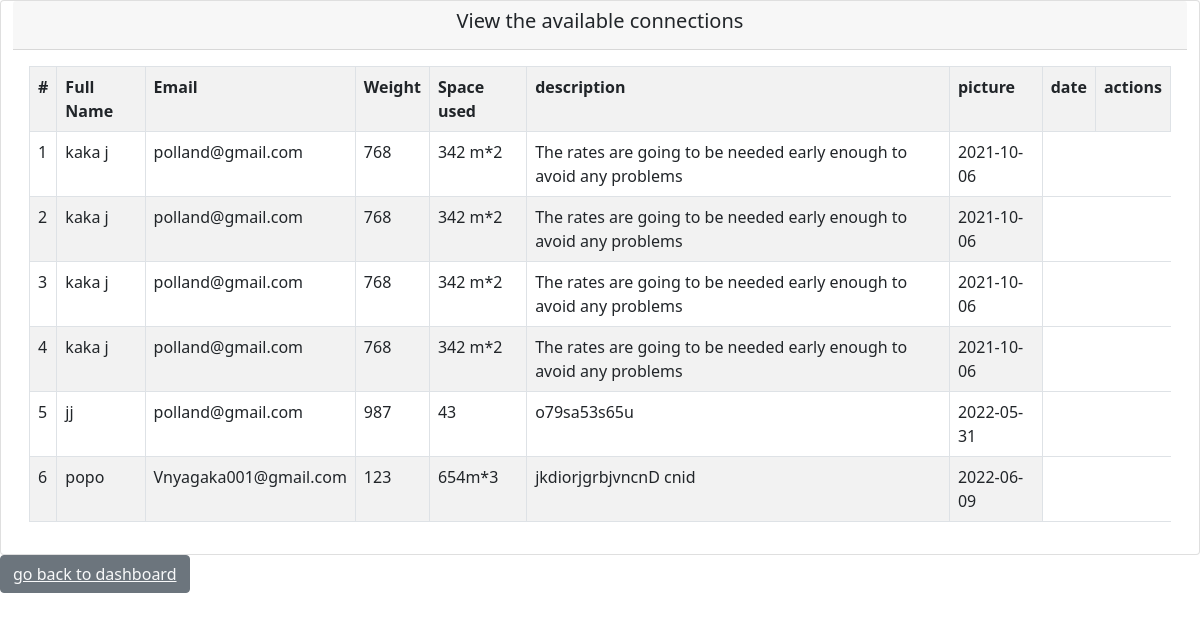
/php/handlesearchconnect.php (signed in), run on the app's committed database.
### tables this page shows
CREATE TABLE `connectclients` (
  `id` int(10) NOT NULL,
  `fullname` varchar(35) NOT NULL,
  `email` varchar(22) NOT NULL,
  `weight` int(255) NOT NULL,
  `space` varchar(255) NOT NULL,
  `description` varchar(255) NOT NULL,
  `photo` varchar(255) NOT NULL,
  `date` date NOT NULL,
  `timestamp` timestamp(6) NOT NULL DEFAULT current_timestamp(6) ON UPDATE current_timestamp(6)
);

### php/handlesearchconnect.php (the view, shortened to what this page needs)
<?php
include "configconnect.php";
?>
<!DOCTYPE html>
<html lang="en">
<head>
    <link href="https://cdn.jsdelivr.net/npm/bootstrap@5.1.3/dist/css/bootstrap.min.css" rel="stylesheet">
</head>
<body>
    <div class="container-fluid">
        <div class="row">
            <div class="card">
                <div class="card-header text-center">
                    <h5> View the available connections</h5>
                </div>
                <div class="card-body">
                    <?php
                    $sql = "SELECT * FROM `connectclients`";
                    $result = mysqli_query($link, $sql);
                    if ($result) {
                        $data = mysqli_num_rows($result);
                        if ($data > 0) {
                            echo " <table class='table table-striped table-bordered'>";
                            echo "<tr>";
                            echo "<th>#</th>";
                            echo "<th>Full Name </th>";
                            echo "<th> Email </th>";
                            echo "<th> Weight </th>";
                            echo "<th> Space used</th>";
                            echo "<th> description</th>";
                            echo "<th> picture </th>";
                            echo "<th> date </th>";
                            echo "<th> actions</th>";
                            echo "</tr>";
                            while ($row = mysqli_fetch_array($result)) {
                                echo "<tr>";
                                echo "<td>" . $row['id'] . "</td>";
                                echo "<td>" . $row['fullname'] . "</td>";
                                echo "<td>" . $row['email'] . "</td>";
                                echo "<td>" . $row['weight'] . "</td>";
                                echo "<td>" . $row['space'] . "</td>";
                                echo "<td>" . $row['description'] . "</td>";
                                echo "<td>" . $row['date'] . "</td>";
                                echo "</tr>";
                            }
                            echo "</table>";
                        }
                        else {
                            echo "no data was found!";
                        }
                    } else {
                        echo "error executing query $sql" . mysqli_error($link);
                    }
                    ?>
                </div>
            </div>
        </div>
    </div>
    <button type="button" class="btn btn-secondary"><a href="dashboard.php" class="card-link text-light">go back to dashboard</a></button>
</body>
</html>

### data on the page
connectclients: id "1", fullname "kaka j", email "polland@gmail.com", weight "768", space "342 m*2", description "The rates are going to be needed early enough to avoid any problems", date "2021-10-06"
connectclients: id "2", fullname "kaka j", email "polland@gmail.com", weight "768", space "342 m*2", description "The rates are going to be needed early enough to avoid any problems", date "2021-10-06"
connectclients: id "3", fullname "kaka j", email "polland@gmail.com", weight "768", space "342 m*2", description "The rates are going to be needed early enough to avoid any problems", date "2021-10-06"
connectclients: id "4", fullname "kaka j", email "polland@gmail.com", weight "768", space "342 m*2", description "The rates are going to be needed early enough to avoid any problems", date "2021-10-06"
connectclients: id "5", fullname "jj", email "polland@gmail.com", weight "987", space "43", description "o79sa53s65u", date "2022-05-31"
connectclients: id "6", fullname "popo", email "Vnyagaka001@gmail.com", weight "123", space "654m*3", description "jkdiorjgrbjvncnD cnid", date "2022-06-09"
